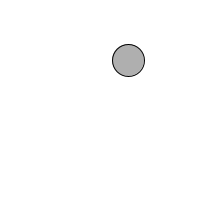
Frame 1 (no input)
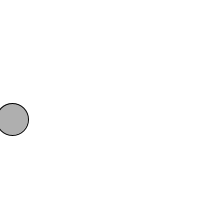
Frame 60 (the mouse pressed at the canvas centre just before this capture)
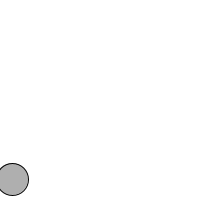
Frame 120 (the mouse held since frame 60 and released just before this capture)

The Processing sketch that drew these frames (run headless with seeded random() and noise(); from frame 60 on, the mouse is pressed at the canvas centre):

// Processing sketch: processing_7284
// ── processing_7284.pde

// Example 5-6: Bouncing Ball
int x = int(random(16,184));
int y = int(random(16,184));
int speedX = int(random(1,5));
int speedY = int(random(1,5));

void setup() {
  size(200,200);
  smooth();
  ellipse(x,y,32,32);
}

void draw() {
  background(255); 
  // Add the current speed to the x location.
  x = x + speedX;
  y = y + speedY;
  // Remember, || means "or."
  if ((x > width-16) || (x < 16)) {
    // If the object reaches either edge, multiply speed by -1 to turn it around.
    //speedX = int(random(1,5))
    speedX = -1 * speedX;
    }
  if ((y > height-16) || (y < 16)) {
    // If the object reaches either edge, multiply speed by -1 to turn it around.
    speedY = -1 * speedY;
    //speedY = int(random(1,5));
  }
  // Display circle at x location
  stroke(0);
  fill(175);
  ellipse(x,y,32,32);
}
void mousePressed() {
  if (mouseButton == LEFT) {
  speedX = -1 * speedX;
} else if (mouseButton == RIGHT) {
  speedY = -1 * speedY;
} else if (mouseButton == CENTER) {
  speedX = int(random(-5,5));
  speedY = int(random(-5,5));
} if ((x > width-16) || (x < 16)) {
    // If the object reaches either edge, multiply speed by -1 to turn it around.
    //speedX = int(random(1,5))
    speedX = -1 * speedX;
    }
  if ((y > height-16) || (y < 16)) {
    // If the object reaches either edge, multiply speed by -1 to turn it around.
    speedY = -1 * speedY;
    //speedY = int(random(1,5));
  }
  stroke(0);
  fill(175);
  ellipse(x,y,32,32);
}
